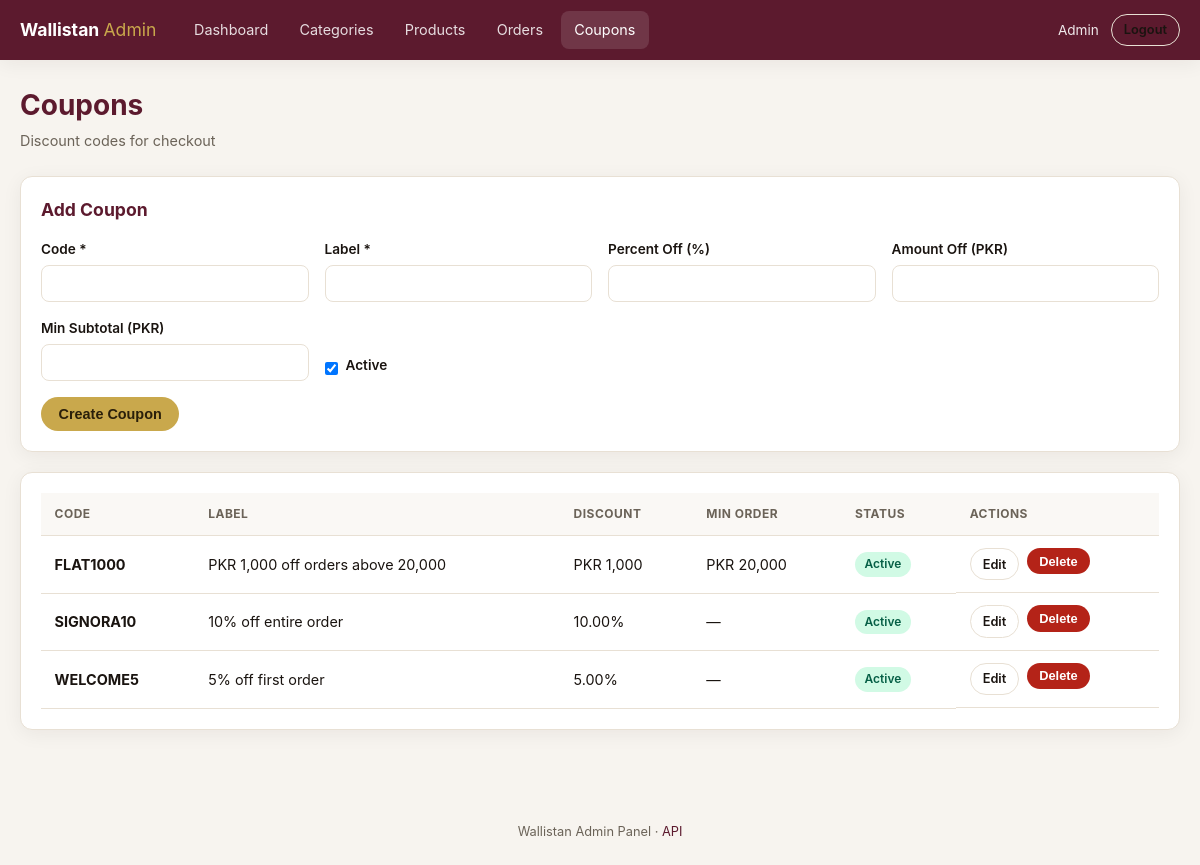
/admin/coupons.php (signed in), run on the app's committed database.
### tables this page shows
CREATE TABLE coupons (
    id INT UNSIGNED AUTO_INCREMENT PRIMARY KEY,
    code VARCHAR(50) NOT NULL UNIQUE,
    label VARCHAR(255) NOT NULL,
    percent_off DECIMAL(5, 2) DEFAULT NULL,
    amount_off DECIMAL(12, 2) DEFAULT NULL,
    min_subtotal DECIMAL(12, 2) DEFAULT NULL,
    active TINYINT(1) NOT NULL DEFAULT 1
);

### admin/includes/auth.php (called while the page is built, shortened)
<?php
require_once __DIR__ . '/bootstrap.php';
function adminUser(): ?array
{
    return $_SESSION['admin'] ?? null;
}

### admin/includes/bootstrap.php (called while the page is built, shortened)
<?php
function e(?string $value): string
{
    return htmlspecialchars($value ?? '', ENT_QUOTES, 'UTF-8');
}
function formatPkr(float $amount): string
{
    return 'PKR ' . number_format($amount, 0, '.', ',');
}

### admin/coupons.php (the view, shortened to what this page needs)
<?php
require_once __DIR__ . '/includes/auth.php';
$pdo = db();
$editRow = null;
$coupons = $pdo->query('SELECT * FROM coupons ORDER BY code')->fetchAll();
$activeNav = 'coupons';
require __DIR__ . '/includes/header.php';
?>
<div class="page-header">
  <div>
    <h1>Coupons</h1>
    <p>Discount codes for checkout</p>
  </div>
</div>
<div class="card">
  <h2 style="font-size:1.1rem;color:var(--maroon);margin-bottom:1rem">
    <?= $editRow ? 'Edit Coupon' : 'Add Coupon' ?>
  </h2>
  <form method="post" class="form-grid form-grid-2">
    <div class="field">
      <label>Code *</label>
      <input name="code" required value="<?= e($editRow['code'] ?? '') ?>" style="text-transform:uppercase">
    </div>
    <div class="field">
      <label>Label *</label>
      <input name="label" required value="<?= e($editRow['label'] ?? '') ?>">
    </div>
    <div class="field">
      <label>Percent Off (%)</label>
      <input type="number" name="percent_off" min="0" max="100" step="0.01" value="<?= e($editRow['percent_off'] ?? '') ?>">
    </div>
    <div class="field">
      <label>Amount Off (PKR)</label>
      <input type="number" name="amount_off" min="0" step="1" value="<?= e($editRow['amount_off'] ?? '') ?>">
    </div>
    <div class="field">
      <label>Min Subtotal (PKR)</label>
      <input type="number" name="min_subtotal" min="0" step="1" value="<?= e($editRow['min_subtotal'] ?? '') ?>">
    </div>
    <div class="field field-check" style="align-self:end">
      <input type="checkbox" name="active" id="active" <?= (int) ($editRow['active'] ?? 1) ? 'checked' : '' ?>>
      <label for="active">Active</label>
    </div>
    <div style="grid-column:1/-1">
      <button type="submit" class="btn btn-primary"><?= $editRow ? 'Update' : 'Create' ?> Coupon</button>
    </div>
  </form>
</div>
<div class="card">
  <div class="table-wrap">
    <table>
      <thead>
        <tr><th>Code</th><th>Label</th><th>Discount</th><th>Min Order</th><th>Status</th><th>Actions</th></tr>
      </thead>
      <tbody>
        <?php foreach ($coupons as $c): ?>
          <tr>
            <td><strong><?= e($c['code']) ?></strong></td>
            <td><?= e($c['label']) ?></td>
            <td>
              <?php if ($c['percent_off']): ?>
                <?= e($c['percent_off']) ?>%
              <?php elseif ($c['amount_off']): ?>
                <?= formatPkr((float) $c['amount_off']) ?>
              <?php else: ?>
                —
              <?php endif; ?>
            </td>
            <td><?= $c['min_subtotal'] ? formatPkr((float) $c['min_subtotal']) : '—' ?></td>
            <td><?= (int) $c['active'] ? '<span class="badge badge-publish">Active</span>' : '<span class="badge badge-draft">Inactive</span>' ?></td>
            <td class="actions">
              <a href="<?= ADMIN_BASE ?>/coupons.php?edit=<?= (int) $c['id'] ?>" class="btn btn-sm btn-outline">Edit</a>
              <form method="post" style="display:inline" onsubmit="return confirm('Delete coupon?')">
                <button type="submit" class="btn btn-sm btn-danger">Delete</button>
              </form>
            </td>
          </tr>
        <?php endforeach; ?>
      </tbody>
    </table>
  </div>
</div>
<?php require __DIR__ . '/includes/footer.php'; ?>

### admin/includes/header.php (shortened to what this page needs)
<?php
$showNav = $showNav ?? true;
$fullPage = $fullPage ?? false;
$admin = adminUser();
?>
<!DOCTYPE html>
<html lang="en">
<head>
  <link rel="stylesheet" href="<?= ADMIN_BASE ?>/assets/admin.css">
</head>
<body>
<?php if ($showNav && $admin): ?>
<header class="topbar">
  <div class="topbar-inner">
    <a href="<?= ADMIN_BASE ?>/dashboard.php" class="brand">Wallistan <span>Admin</span></a>
    <nav class="nav">
      <a href="<?= ADMIN_BASE ?>/dashboard.php" class="<?= ($activeNav ?? '') === 'dashboard' ? 'active' : '' ?>">Dashboard</a>
      <a href="<?= ADMIN_BASE ?>/categories.php" class="<?= ($activeNav ?? '') === 'categories' ? 'active' : '' ?>">Categories</a>
      <a href="<?= ADMIN_BASE ?>/products.php" class="<?= ($activeNav ?? '') === 'products' ? 'active' : '' ?>">Products</a>
      <a href="<?= ADMIN_BASE ?>/orders.php" class="<?= ($activeNav ?? '') === 'orders' ? 'active' : '' ?>">Orders</a>
      <a href="<?= ADMIN_BASE ?>/coupons.php" class="<?= ($activeNav ?? '') === 'coupons' ? 'active' : '' ?>">Coupons</a>
    </nav>
    <div class="topbar-right">
      <span class="admin-name"><?= e($admin['name']) ?></span>
      <a href="<?= ADMIN_BASE ?>/logout.php" class="btn btn-sm btn-outline">Logout</a>
    </div>
  </div>
</header>
<?php endif; ?>
<?php if (!$fullPage): ?>
<main class="main">
<?php endif; ?>

### admin/includes/footer.php
<?php if (!($fullPage ?? false)): ?>
</main>
<?php endif; ?>
<footer class="footer">
  <p>Wallistan Admin Panel · <a href="/wallistan/backend/Backend/api/health" target="_blank">API</a></p>
</footer>
</body>
</html>

### admin/assets/admin.css (style rules this page uses)
:root { --maroon: #5c1a2e; --maroon-dark: #3d1120; --gold: #c9a84c; --gold-light: #f5ecd4; --bg: #f7f4ef; --card: #ffffff; --border: #e8e0d4; --text: #1a1410; --muted: #6b6358; --danger: #b42318; --success: #067647; --radius: 12px; --shadow: 0 4px 20px rgba(26, 20, 16, 0.06); }
* { box-sizing: border-box; margin: 0; padding: 0; }
body { font-family: -apple-system, BlinkMacSystemFont, "Segoe UI", Roboto, sans-serif; background: var(--bg); color: var(--text); line-height: 1.5; min-height: 100vh; }
a { color: var(--maroon); text-decoration: none; }
.topbar { background: var(--maroon); color: #fff; position: sticky; top: 0; z-index: 100; box-shadow: var(--shadow); }
.topbar-inner { max-width: 1200px; margin: 0 auto; padding: 0 1.25rem; display: flex; align-items: center; gap: 1.5rem; min-height: 60px; }
.brand { font-weight: 700; font-size: 1.1rem; color: #fff; text-decoration: none; white-space: nowrap; }
.brand span { color: var(--gold); font-weight: 400; }
.nav { display: flex; gap: 0.25rem; flex: 1; overflow-x: auto; }
.nav a { color: rgba(255,255,255,0.85); padding: 0.5rem 0.85rem; border-radius: 8px; text-decoration: none; font-size: 0.9rem; white-space: nowrap; }
.nav a:hover, .nav a.active { background: rgba(255,255,255,0.12); color: #fff; text-decoration: none; }
.topbar-right { display: flex; align-items: center; gap: 0.75rem; }
.admin-name { font-size: 0.85rem; opacity: 0.9; }
.main { max-width: 1200px; margin: 0 auto; padding: 1.5rem 1.25rem 3rem; }
.page-header { display: flex; justify-content: space-between; align-items: flex-start; gap: 1rem; margin-bottom: 1.5rem; flex-wrap: wrap; }
.page-header h1 { font-size: 1.75rem; color: var(--maroon); font-weight: 700; }
.page-header p { color: var(--muted); font-size: 0.9rem; margin-top: 0.25rem; }
.card { background: var(--card); border: 1px solid var(--border); border-radius: var(--radius); box-shadow: var(--shadow); padding: 1.25rem; margin-bottom: 1.25rem; }
.btn { display: inline-flex; align-items: center; justify-content: center; gap: 0.4rem; padding: 0.55rem 1.1rem; border-radius: 999px; border: none; font-size: 0.9rem; font-weight: 600; cursor: pointer; text-decoration: none; transition: opacity 0.15s; }
.btn-primary { background: var(--gold); color: #2a1f0a; }
.btn-outline { background: transparent; border: 1px solid var(--border); color: var(--text); }
.btn-danger { background: var(--danger); color: #fff; }
.btn-sm { padding: 0.35rem 0.75rem; font-size: 0.8rem; }
.table-wrap { overflow-x: auto; }
table { width: 100%; border-collapse: collapse; font-size: 0.9rem; }
th, td { padding: 0.75rem 0.85rem; text-align: left; border-bottom: 1px solid var(--border); }
th { font-size: 0.75rem; text-transform: uppercase; letter-spacing: 0.04em; color: var(--muted); background: #faf8f5; }
.badge { display: inline-block; padding: 0.2rem 0.6rem; border-radius: 999px; font-size: 0.75rem; font-weight: 600; text-transform: capitalize; }
.badge-publish { background: #d1fae5; color: #065f46; }
.form-grid { display: grid; gap: 1rem; }
.form-grid-2 { grid-template-columns: repeat(auto-fit, minmax(240px, 1fr)); }
.field label { display: block; font-size: 0.85rem; font-weight: 600; margin-bottom: 0.35rem; color: var(--text); }
.field input, .field select, .field textarea { width: 100%; padding: 0.6rem 0.75rem; border: 1px solid var(--border); border-radius: 8px; font-size: 0.9rem; background: #fff; }
.field-check { display: flex; align-items: center; gap: 0.5rem; }
.field-check input { width: auto; }
.actions { display: flex; gap: 0.5rem; flex-wrap: wrap; }
.footer { text-align: center; padding: 1.5rem; color: var(--muted); font-size: 0.8rem; }

### data on the page
coupons: code "FLAT1000", label "PKR 1,000 off orders above 20,000", amount_off "PKR 1,000", min_subtotal "PKR 20,000", active "Active"
coupons: code "SIGNORA10", label "10% off entire order", percent_off "10.00", active "Active"
coupons: code "WELCOME5", label "5% off first order", percent_off "5.00", active "Active"

### other printed values
$admin['name'] "Admin"
